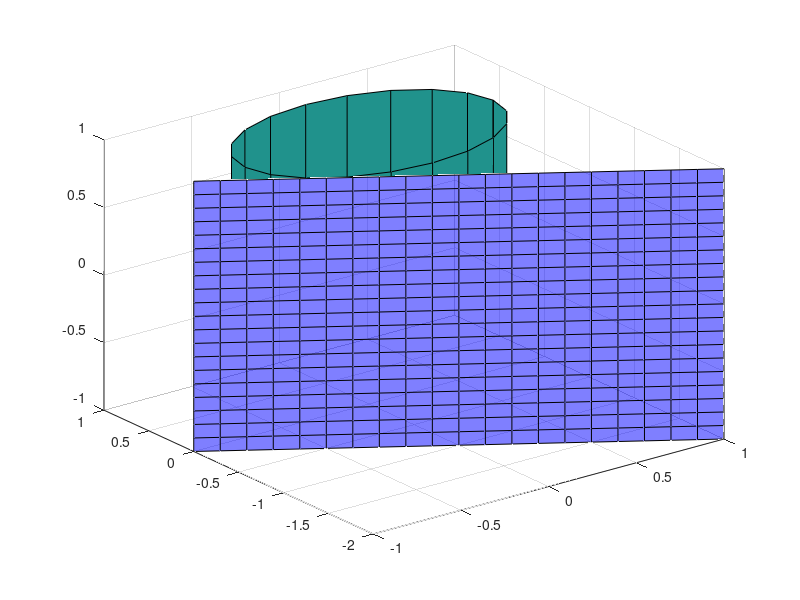

Write the MATLAB code that produced this figure. (Note: this script raises an error after producing the figure.)
%% plane plot
figure(2)
[x z] = meshgrid(-1:0.1:1); % Generate x and y data
y = -1 - x; % Solve for z data
plane = surf(x,y,z); %Plot the surface
set(plane,'FaceColor',[0 0 1],'FaceAlpha',0.5);
hold on
r = sqrt(0.5);
[X,Y,Z] = cylinder(r);
circ1 = surf(X,Y,Z);
circ2 = surf(X,Y,-Z);
alpha 0.5
xlim([-1,1])
ylim([-1,1])
zlim([-1,1])
legend([plane, circ1], 'plane for $x_1 + x_2 + 1 = 0$', ...
    'plane for $x_1^2 + x_2^2 - \frac{1}{2} = 0$', ...
    'interpreter','latex','FontSize',10, ...
    'location', 'south');
title('Constraints shown in their planar form','interpreter','latex','FontSize',12)
xlabel('$x_1$','interpreter','latex','FontSize',12,'FontWeight', 'bold')
ylabel('$x_2$','interpreter','latex','FontSize',12,'FontWeight', 'bold')
zlabel('$x_3$','interpreter','latex','FontSize',12,'FontWeight', 'bold')